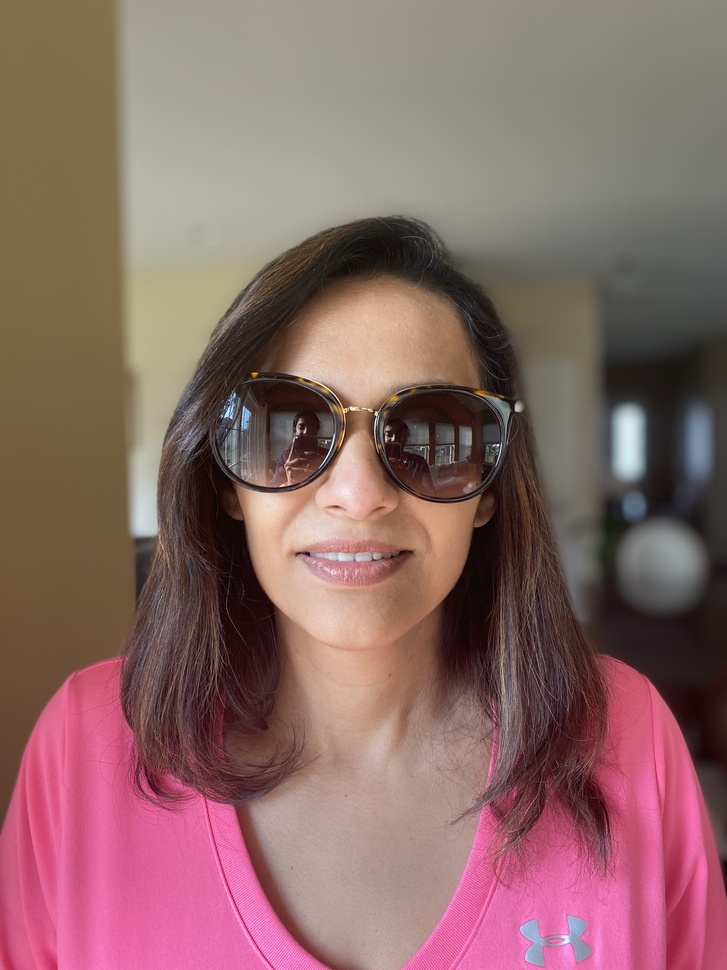
#> input picture straight.jpg, 727 x 970 px, shrunk from 3024 x 4032 before the run
$ jupyter execute 'Transformation and interpolation.ipynb'   (shell and % lines are left out)   (older library calls are emulated)
#> lines starting #> are read from the running program, lines starting #| are printed output that depends on the picture
### Module to find pixel locations on mouse click

[cell 1]
import matplotlib.pyplot as plt
import matplotlib.image as mpimg

fig = plt.figure(figsize=(20,30))

img=mpimg.imread('straight.jpg')
#> img is the input picture: shape (970, 727, 3); mean R, G, B 138.3, 104.9, 102.6

def onclick(event):
    ix, iy = event.xdata, event.ydata
    print("%.2f, %.2f" %(ix, iy))

cid = fig.canvas.mpl_connect('button_press_event', onclick)

imgplot = plt.imshow(img)
plt.show()

[cell 2]
import matplotlib.pyplot as plt
import matplotlib.image as mpimg

fig = plt.figure(figsize=(20,30))

img=mpimg.imread('tilt.jpg')
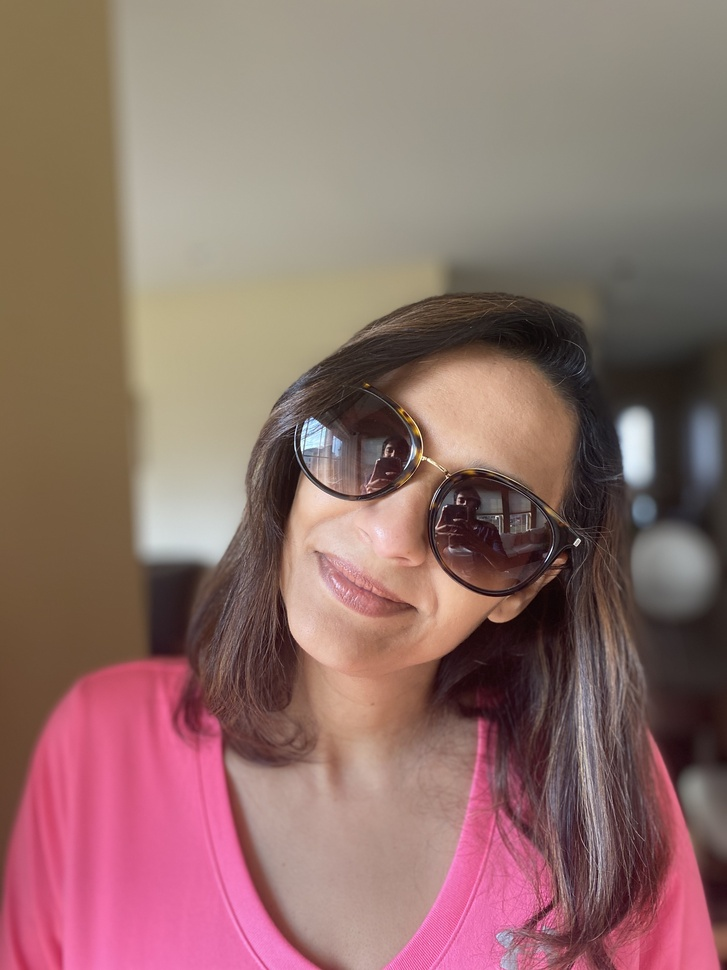
#> input picture tilt.jpg, 727 x 970 px, shrunk from 3024 x 4032 before the run
#> img is the input picture: shape (970, 727, 3); mean R, G, B 144, 112.1, 107.2

def onclick(event):
    ix, iy = event.xdata, event.ydata
    print("%.2f, %.2f" %(ix, iy))

cid = fig.canvas.mpl_connect('button_press_event', onclick)

imgplot = plt.imshow(img)
plt.show()

### Importing libraries

[cell 3]

import numpy as np
import matplotlib.pyplot as plt
import matplotlib.image as mpimg
from skimage import io
from skimage.color import rgb2gray
from scipy import signal
import math

### Inputing images in grescale

[cell 4]
# Read the image and be sure it is grayscale'
im = io.imread('straight.jpg')
im = rgb2gray(im)
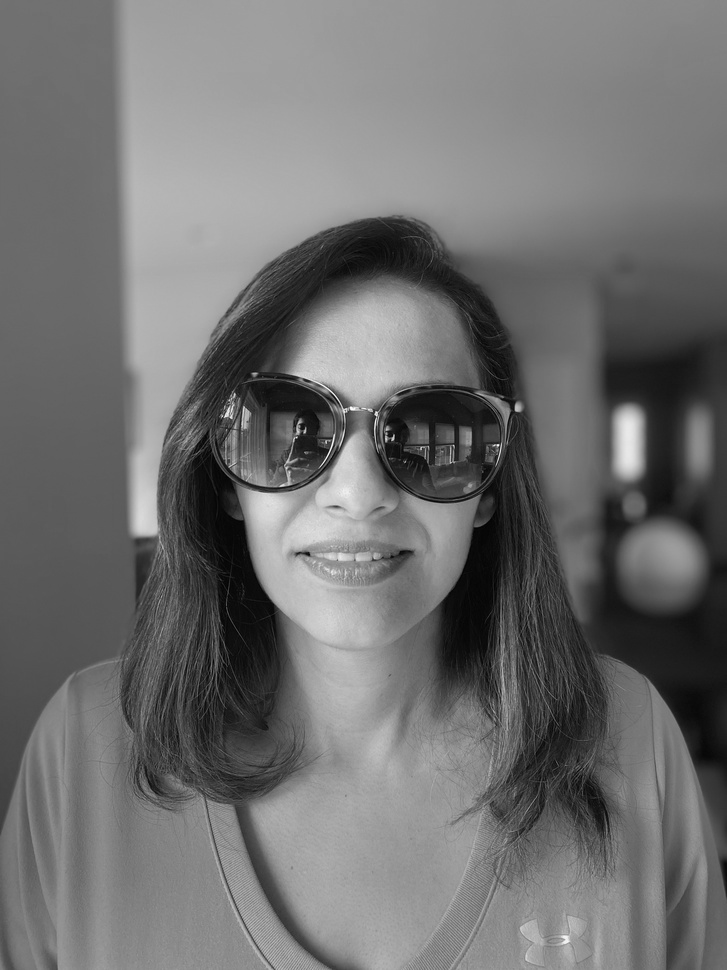
#> im: shape (970, 727) float64; min 0.005, max 0.99, mean 0.439

# Ensure the image is a float in the range [0-1]
straight = ((im - np.min(im)) * (1/(np.max(im) - np.min(im)) *1.0)).astype('float')

# Show the image
fig1 = plt.figure(figsize = (7,7))
plt.imshow(straight, cmap='gray')

[cell 5]
# Read the image and be sure it is grayscale'
im = io.imread('tilt.jpg')
im = rgb2gray(im)
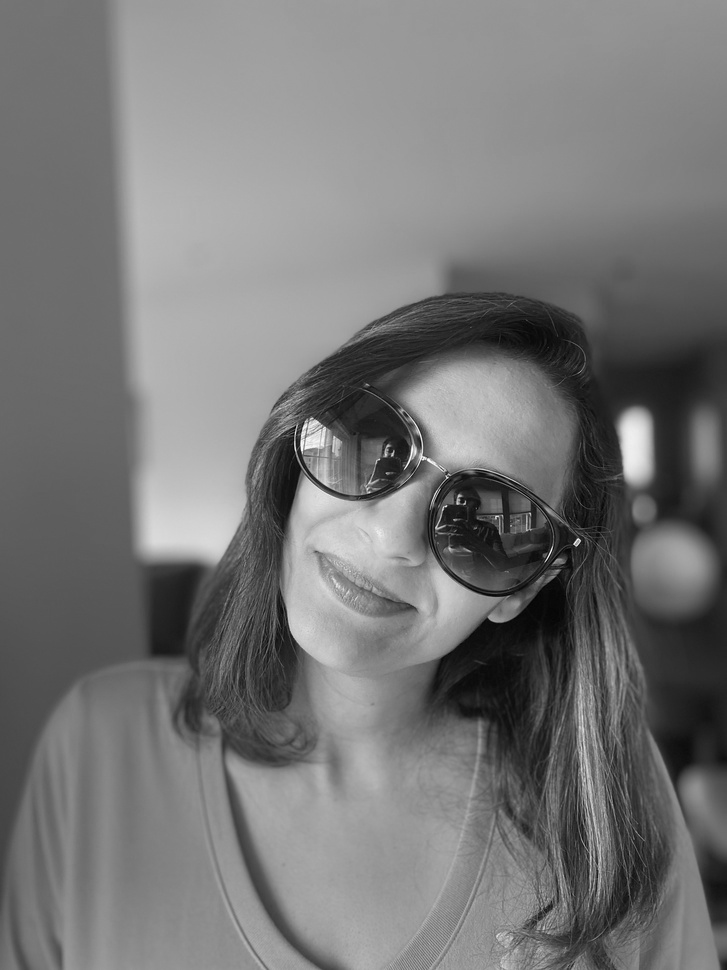
#> im: shape (970, 727) float64; min 0.0089, max 0.998, mean 0.465

# Ensure the image is a float in the range [0-1]
tilt = ((im - np.min(im)) * (1/(np.max(im) - np.min(im)) *1.0)).astype('float')

# Show the image
fig1 = plt.figure(figsize = (7,7))
plt.imshow(tilt, cmap='gray')

### Create p and q arrays based on pixel locations

[cell 6]
q = np.array([[1306.37],[1572.62],[2409.82],[2265.81],[1320.52],[2308.25],[1730.77],[2548.74]], np.float)
print(q)

[cell 7]
p = np.array([[860.75, 1629.21, 1.0, 0.0, 0.0, 0.0], \
              [0.0, 0.0, 0.0, 860.75, 1629.21, 1.0], \
              [2133.96, 1685.79, 1.0, 0.0, 0.0, 0.0], \
              [0.0, 0.0, 0.0, 2133.96, 1685.79, 1.0], \
              [1228.57, 2315.32, 1.0, 0.0, 0.0, 0.0], \
              [0.0, 0.0, 0.0, 1228.57, 2315.32, 1.0], \
              [1716.63, 2294.10, 1.0, 0.0, 0.0, 0.0], \
              [0.0, 0.0, 0.0, 1716.63, 2294.10, 1.0]], np.float)
print(p)

### Solve overdetermined equation using least squares

[cell 8]
A, res, rank, s = np.linalg.lstsq(p, q)
print(A)

### Create T and Tinv matrices based on solution from previous step

[cell 9]
for row in A:
    for cell in row:
        print("%.2f" %cell)

[cell 10]
T = np.array([[0.88, -0.48, 1334.30],[0.51, 0.81, -181.88],[0.0, 0.0, 1.0]], np.float)
print(T)

[cell 11]
Tinv = np.linalg.inv(T)
print(Tinv)

[cell 12]
[rows, cols] = straight.shape
#> rows = 970; cols = 727

out_im1 = np.zeros((rows,cols))

for i in range(0, rows):
    for j in range(0, cols):

        cur_pt = np.array([i,j,1])
        transformed_pt = T.dot(cur_pt)

        transformed_pt = transformed_pt / transformed_pt[2]

        # Nearest neighbor interpolation
        new_i = int(round(transformed_pt[0]))
        new_j = int(round(transformed_pt[1]))

        if (new_i < 0 or new_i >= rows or new_j < 0 or new_j >= cols):
            continue

        out_im1[i,j] = straight[new_i, new_j]
#> out_im1: shape (970, 727) float64; every value is 0

# Show the image
plt.subplots(1,2,figsize=(11,11))
plt.subplot(1,2,1)
plt.imshow(out_im1, cmap='gray')
plt.subplot(1,2,2)
plt.imshow(tilt, cmap='gray')
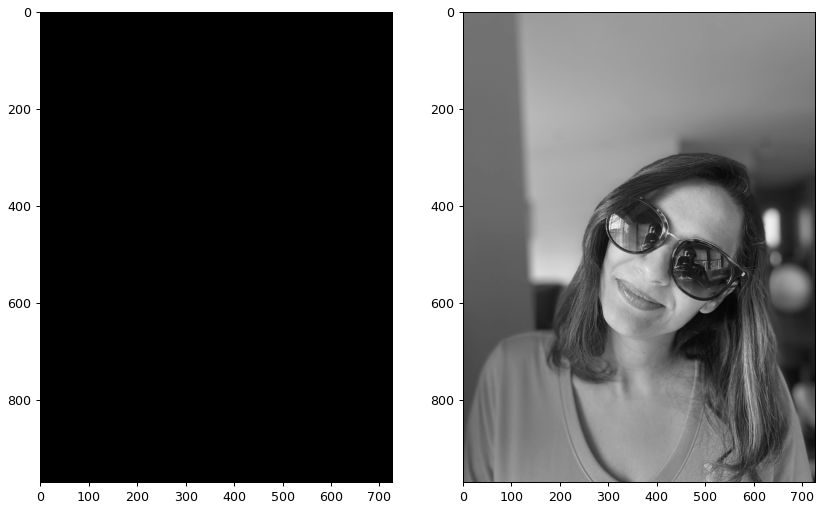
#> figure drawn by matplotlib, 2 panels

[cell 13]
top_left = Tinv.dot(np.array([0.0, 0.0, 1.0], float))
top_left = top_left / top_left[2]

bottom_left = Tinv.dot(np.array([0.0, cols-1.0, 1.0], float))
#> bottom_left = [-673.6, 1544.9, 1]
bottom_left = bottom_left / bottom_left[2]

top_right = Tinv.dot(np.array([rows-1.0, 0.0, 1.0], float))
#> top_right = [-217.8, 361.7, 1]
top_right = top_right / top_right[2]

bottom_right = Tinv.dot(np.array([rows-1.0, cols-1.0, 1.0], float))
#> bottom_right = [146.1, 1028.9, 1]
bottom_right = bottom_right / bottom_right[2]

min_i = np.min([top_left[0], bottom_left[0], top_right[0], bottom_right[0]])
#> min_i = -1037.5
max_i = np.max([top_left[0], bottom_left[0], top_right[0], bottom_right[0]])
#> max_i = 146.1

min_j = np.min([top_left[1], bottom_left[1], top_right[1], bottom_right[1]])
#> min_j = 361.7
max_j = np.max([top_left[1], bottom_left[1], top_right[1], bottom_right[1]])
#> max_j = 1544.9

#print(rows, cols)
#print(min_i, max_i)
#print(min_j, max_j)

x_sampling = np.linspace(math.floor(min_i), math.ceil(max_i), math.ceil(max_i) - math.floor(min_i)+1)
y_sampling = np.linspace(math.floor(min_j), math.ceil(max_j), math.ceil(max_j) - math.floor(min_j)+1)

#print(x_sampling)
#print(y_sampling)

out_im2 = np.zeros((len(x_sampling), len(y_sampling)))

for i in range(0, len(x_sampling)):
    for j in range(0, len(y_sampling)):

        cur_pt = np.array([x_sampling[i],y_sampling[j],1.0], float)
        transformed_pt = T.dot(cur_pt)

        transformed_pt = transformed_pt / transformed_pt[2]

        # Nearest neighbour interpolation
        new_i = int(round(transformed_pt[0]))
        new_j = int(round(transformed_pt[1]))

        if (new_i < 0 or new_i >= rows or new_j < 0 or new_j >= cols):
            continue

        out_im2[i,j] = straight[new_i, new_j]
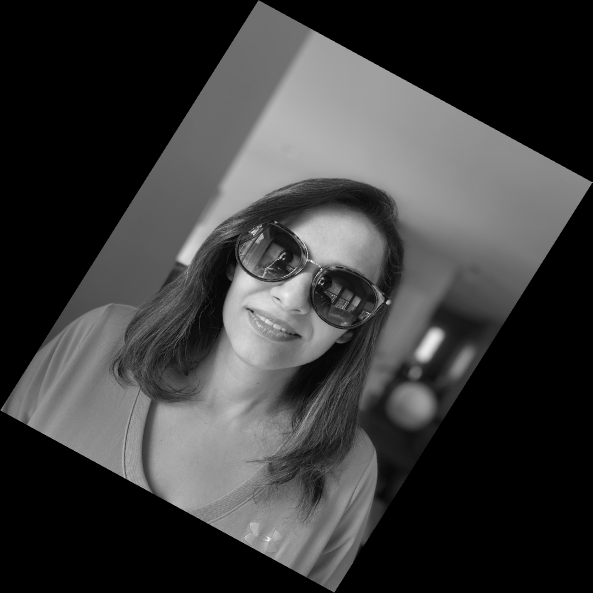
#> out_im2: shape (1186, 1185) float64 (shown at 1/2 size); min 0, max 1, mean 0.231

# Show the image
plt.subplots(1,2,figsize=(11,11))
plt.subplot(1,2,1)
plt.imshow(out_im2, cmap='gray')
plt.subplot(1,2,2)
plt.imshow(tilt, cmap='gray')

# Transformation and interpolation

[cell 14]
top_left = Tinv.dot(np.array([0.0, 0.0, 1.0], float))
top_left = top_left / top_left[2]

bottom_left = Tinv.dot(np.array([0.0, cols-1.0, 1.0], float))
bottom_left = bottom_left / bottom_left[2]

top_right = Tinv.dot(np.array([rows-1.0, 0.0, 1.0], float))
top_right = top_right / top_right[2]

bottom_right = Tinv.dot(np.array([rows-1.0, cols-1.0, 1.0], float))
bottom_right = bottom_right / bottom_right[2]

min_i = np.min([top_left[0], bottom_left[0], top_right[0], bottom_right[0]])
max_i = np.max([top_left[0], bottom_left[0], top_right[0], bottom_right[0]])

min_j = np.min([top_left[1], bottom_left[1], top_right[1], bottom_right[1]])
max_j = np.max([top_left[1], bottom_left[1], top_right[1], bottom_right[1]])

x_sampling = np.linspace(math.floor(min_i), math.ceil(max_i), math.ceil(max_i) - math.floor(min_i)+1)
y_sampling = np.linspace(math.floor(min_j), math.ceil(max_j), math.ceil(max_j) - math.floor(min_j)+1)

out_im2 = np.zeros((len(x_sampling), len(y_sampling)))

[rows, cols] = straight.shape

for i in range(0, len(x_sampling)):
    for j in range(0, len(y_sampling)):

        cur_pt = np.array([x_sampling[i],y_sampling[j],1.0], float)
        transformed_pt = T.dot(cur_pt)

        transformed_pt = transformed_pt / transformed_pt[2]

        # Bilinear interpolation
        x = transformed_pt[0]
        y = transformed_pt[1]

        xMax = int(math.ceil(x))
        xMin = int(math.floor(x))
        yMax = int(math.ceil(y))
        yMin = int(math.floor(y))
        xRatio = x - xMin
        yRatio = y - yMin

        if (xMin < 0 or xMax >= rows or yMin < 0 or yMax >= cols):
            continue

        try:
            x1 = straight[xMin, yMin]*(1 - xRatio) + straight[xMax, yMin]*xRatio
            x2 = straight[xMin, yMax]*(1 - xRatio) + straight[xMax, yMax]*xRatio
            y = x1*(1 - yRatio) + x2*yRatio
            out_im2[i, j] = y

        except:
            pass


# Show the image
plt.subplots(1,2,figsize=(11,11))
plt.subplot(1,2,1)
plt.imshow(out_im2, cmap='gray')
plt.subplot(1,2,2)
plt.imshow(tilt, cmap='gray')
